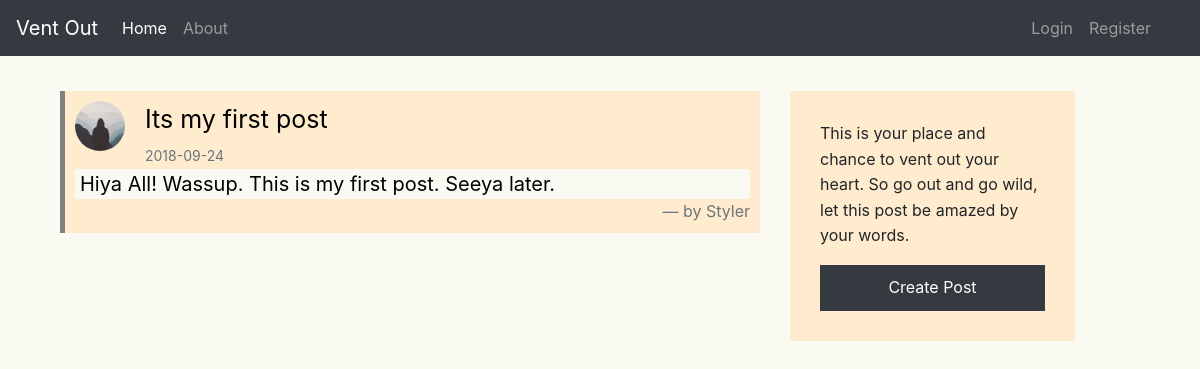
/post/1, run on the app's committed database.
### ventout/models.py (models this page shows, shortened)
class User(db.Model, UserMixin):
    id = db.Column(db.Integer, primary_key=True)
    username = db.Column(db.String(20), unique=True, nullable=False)
    email = db.Column(db.String(120), unique=True, nullable=False)
    image_file = db.Column(db.String(20), nullable=False,
                           default='default.jpg')
    password = db.Column(db.String(60), nullable=False)
    posts = db.relationship('Post', backref='author', lazy=True)

class Post(db.Model):
    id = db.Column(db.Integer, primary_key=True)
    title = db.Column(db.String(100), nullable=False)
    date_posted = db.Column(db.DateTime, nullable=False,
                            default=datetime.utcnow)
    content = db.Column(db.Text, nullable=False)
    user_id = db.Column(db.Integer, db.ForeignKey('user.id'), nullable=False)

### ventout/routes.py (the view)
@app.route("/post/<int:post_id>")
def post(post_id):
    post = Post.query.get_or_404(post_id)
    return render_template('post.html', title=post.title, post=post)

### ventout/templates/post.html (shortened to what this page needs)
{% extends "layout.html" %}
{% block content %}
<div class="container margin-top">
    <blockquote class="blockquote">
        <img class="rounded-circle post-image" src="{{ url_for('static', filename='profile_pics/'+post.author.image_file) }}">
        <header class="post-title">{{ post.title }}</header>
        <small style="display:inline-block" class="text-muted small">{{ post.date_posted.strftime('%Y-%m-%d') }}</small>
        <p class="default-background mb-0 post-content" style="padding: 0 5px 0 5px">{{ post.content }}</p>
        <footer class="blockquote-footer">by {{ post.author.username }}</footer>
    </blockquote>
</div>
{% endblock %}

### ventout/static/main.css (style rules this page uses)
.blockquote { border-left: 5px solid gray; padding-left: 35px; background-color: blanchedalmond; color: black; padding: 10px; }
.margin-top { margin-top: 35px; }
.post-image { width: 50px; height: 50px; float: left; margin: 0px 20px 0px 0px; }
.default-background { background-color: #fafaf3; }
.blockquote-footer { text-align: right; }
.small { font-size: 14px; }
.post-title { font-size: 25px; }
.post-content { font-size: 20px; }

### data on the page
User: image_file (placeholder picture), author.username "Styler"
Post: title "Its my first post", date_posted "2018-09-24", content "Hiya All! Wassup. This is my first post. Seeya later."
